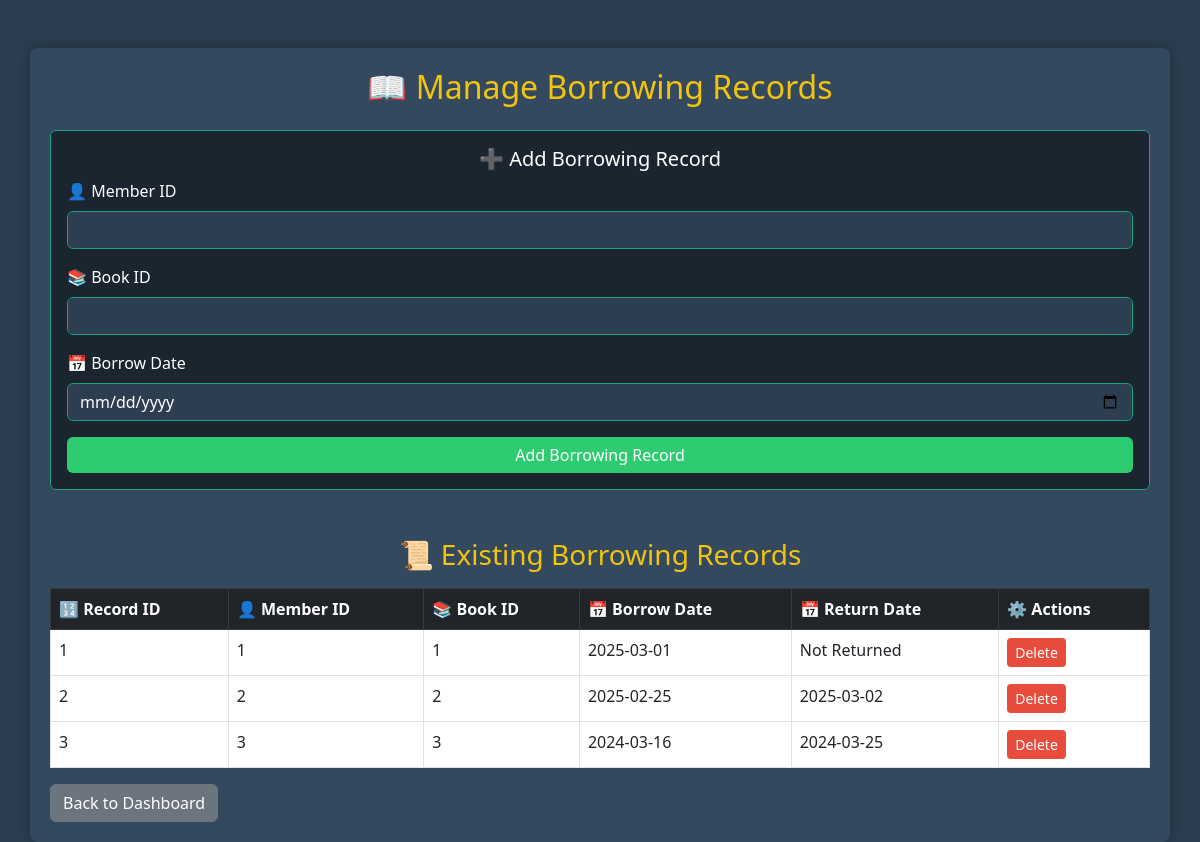
Screenshot of /manage_borrowing.php with the database file from the repository.
### tables this page shows
CREATE TABLE `borrowingrecords` (
  `RecordID` int(11) NOT NULL,
  `MemberID` int(11) DEFAULT NULL,
  `BookID` int(11) DEFAULT NULL,
  `BorrowDate` date DEFAULT NULL,
  `ReturnDate` date DEFAULT NULL
);

### manage_borrowing.php (the view, shortened to what this page needs)
<?php
$host = 'localhost';
$dbname = 'librarydb';
$username = 'root';
$password = '';
try {
    $conn = new PDO("mysql:host=$host;dbname=$dbname", $username, $password);
    $conn->setAttribute(PDO::ATTR_ERRMODE, PDO::ERRMODE_EXCEPTION);
} catch (PDOException $e) {
    die("Connection failed: " . $e->getMessage());
}
$borrowingRecords = $conn->query("SELECT * FROM BorrowingRecords")->fetchAll(PDO::FETCH_ASSOC);
?>
<!DOCTYPE html>
<html lang="en">
<head>
    <link rel="stylesheet" href="https://cdn.jsdelivr.net/npm/bootstrap@5.3.0/dist/css/bootstrap.min.css">
</head>
<body>
    <div class="container mt-5">
        <h2>📖 Manage Borrowing Records</h2>
        <div class="card mt-4 p-3">
            <h5 class="text-center">➕ Add Borrowing Record</h5>
            <form method="POST">
                <div class="mb-3">
                    <label class="form-label">👤 Member ID</label>
                    <input type="number" name="member_id" class="form-control" required>
                </div>
                <div class="mb-3">
                    <label class="form-label">📚 Book ID</label>
                    <input type="number" name="book_id" class="form-control" required>
                </div>
                <div class="mb-3">
                    <label class="form-label">📅 Borrow Date</label>
                    <input type="date" name="borrow_date" class="form-control" required>
                </div>
                <button type="submit" name="add" class="btn btn-success w-100 btn-custom">Add Borrowing Record</button>
            </form>
        </div>
        <h3 class="mt-5">📜 Existing Borrowing Records</h3>
        <table class="table table-hover table-bordered mt-3">
            <thead class="table-dark">
                <tr>
                    <th>🔢 Record ID</th>
                    <th>👤 Member ID</th>
                    <th>📚 Book ID</th>
                    <th>📅 Borrow Date</th>
                    <th>📅 Return Date</th>
                    <th>⚙️ Actions</th>
                </tr>
            </thead>
            <tbody>
                <?php foreach ($borrowingRecords as $record) { ?>
                    <tr>
                        <td><?php echo $record['RecordID']; ?></td>
                        <td><?php echo $record['MemberID']; ?></td>
                        <td><?php echo $record['BookID']; ?></td>
                        <td><?php echo $record['BorrowDate']; ?></td>
                        <td><?php echo $record['ReturnDate'] ?? 'Not Returned'; ?></td>
                        <td>
                            <form method="POST" style="display:inline;">
                                <button type="submit" name="delete" class="btn btn-danger btn-sm">Delete</button>
                            </form>
                        </td>
                    </tr>
                <?php } ?>
            </tbody>
        </table>
        <a href="index.php" class="btn btn-secondary btn-custom">Back to Dashboard</a>
    </div>
</body>
</html>

### manage_borrowing.php (style rules this page uses)
body { background-color: #2c3e50; color: #ecf0f1; }
.container { background-color: #34495e; padding: 20px; border-radius: 8px; box-shadow: 0px 0px 15px rgba(0, 0, 0, 0.3); }
h2, h3 { color: #f1c40f; text-align: center; }
.table { background-color: #2c3e50; color: #ffffff; }
.table thead { background-color: #16a085; color: #ffffff; }
.card { background-color: #1a252f; color: #ffffff; border: 1px solid #16a085; }
.btn-custom { transition: all 0.3s ease; }
.form-control { background-color: #2c3e50; color: #ffffff; border: 1px solid #16a085; }
.btn-success { background-color: #2ecc71; border: none; }
.btn-danger { background-color: #e74c3c; border: none; }

### rows the page displays
borrowingrecords: RecordID "1", MemberID "1", BookID "1", BorrowDate "2025-03-01", ReturnDate "Not Returned"
borrowingrecords: RecordID "2", MemberID "2", BookID "2", BorrowDate "2025-02-25", ReturnDate "2025-03-02"
borrowingrecords: RecordID "3", MemberID "3", BookID "3", BorrowDate "2024-03-16", ReturnDate "2024-03-25"
